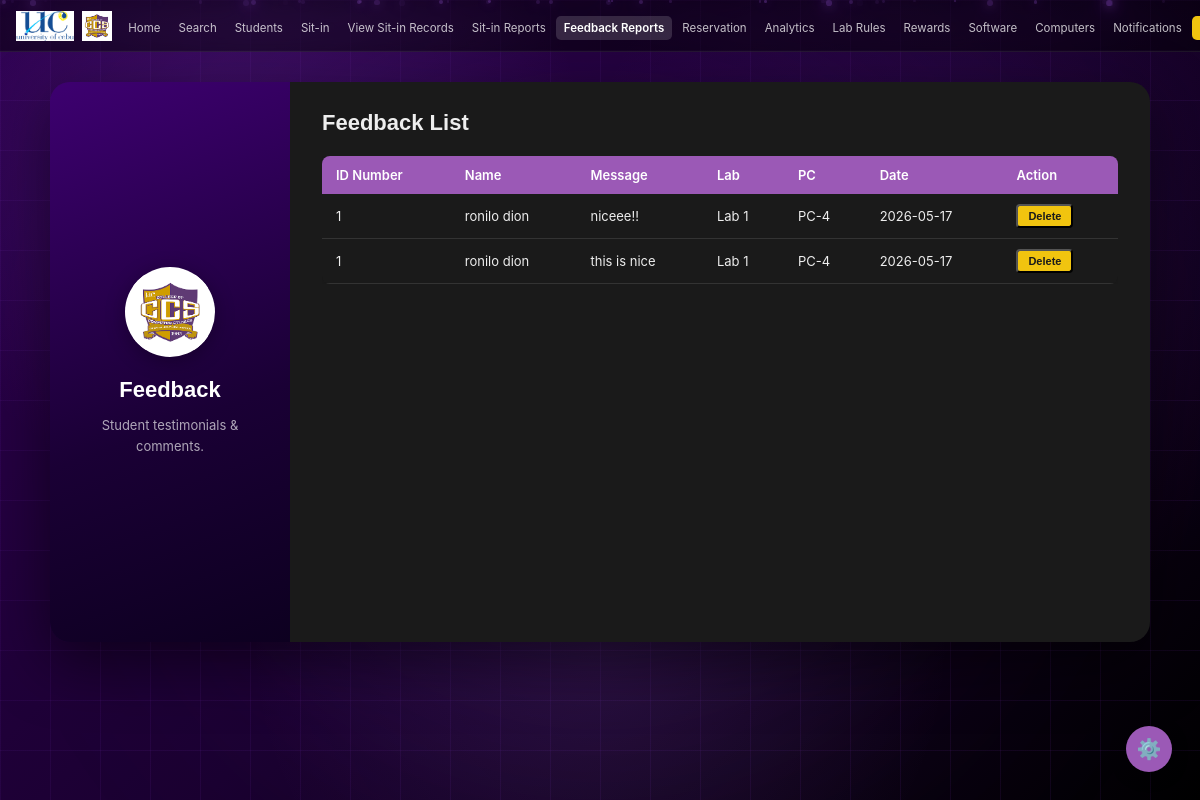
Page /admin/feedback (signed in) on the earlier database version.
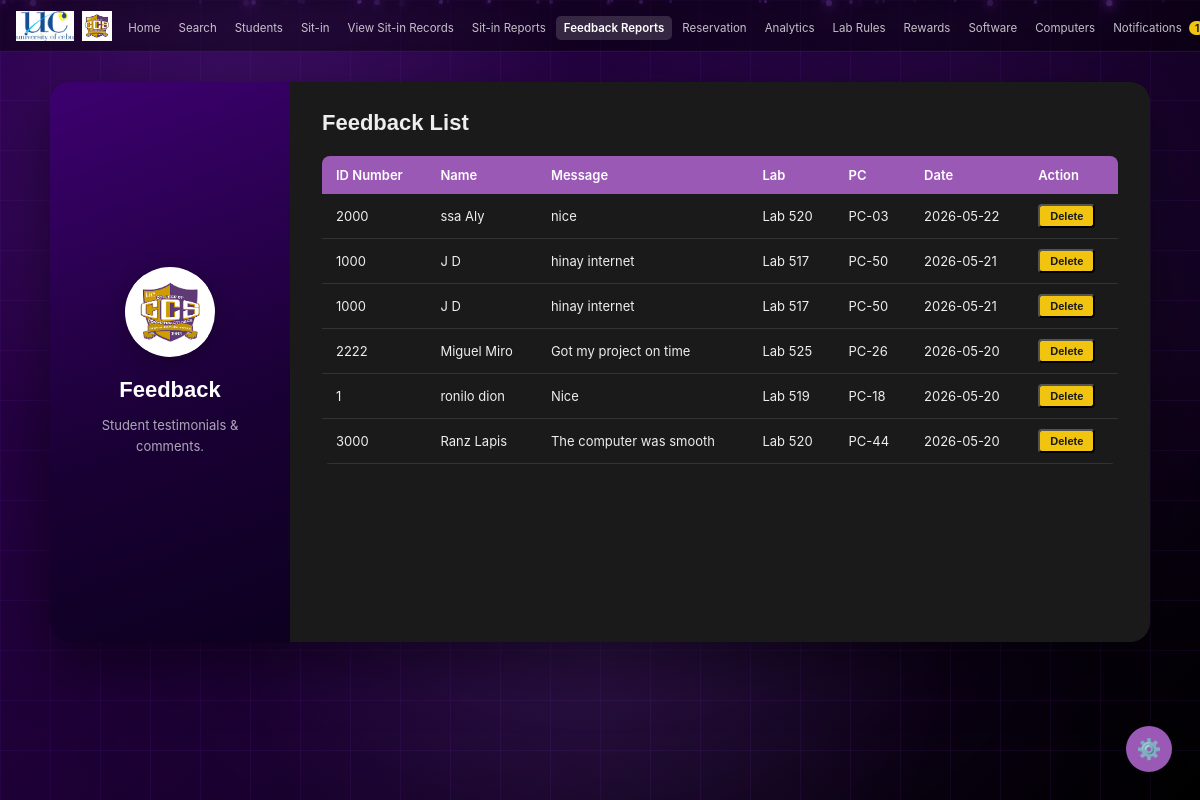
Same page on the later database version.
### tables this page shows
CREATE TABLE feedback (
        id INTEGER PRIMARY KEY AUTOINCREMENT,
        idnum TEXT NOT NULL,
        name TEXT NOT NULL,
        message TEXT NOT NULL,
        lab TEXT,
        date TEXT NOT NULL DEFAULT (DATE('now'))
    , pc_id INTEGER, sitin_id INTEGER);

CREATE TABLE computer_units (
        id INTEGER PRIMARY KEY AUTOINCREMENT,
        pc_number TEXT NOT NULL,
        lab_id INTEGER NOT NULL,
        status TEXT NOT NULL DEFAULT 'Available',
        FOREIGN KEY (lab_id) REFERENCES laboratory(id)
    );

### app.py (the view)
@app.route('/admin/feedback')
def admin_feedback():
    if not admin_required():
        return redirect(url_for('login'))
    conn = get_db()
    feedbacks = conn.execute('''
        SELECT f.*, cu.pc_number
        FROM feedback f
        LEFT JOIN computer_units cu ON f.pc_id = cu.id
        ORDER BY f.id DESC
    ''').fetchall()
    conn.close()
    return render_template('admin/feedback.html', feedbacks=feedbacks)

### app.py (called while the page is built, shortened)
def get_db():
    conn = sqlite3.connect(os.path.join(BASE_DIR, 'database.db'))
    conn.row_factory = sqlite3.Row
    return conn

@app.before_request
def csrf_protect():
    if 'csrf_token' not in session:
        session['csrf_token'] = secrets.token_hex(16)
    if request.method == "POST":
        token = session.get('csrf_token', '')
        form_token = request.form.get('csrf_token', '')
        if not token or token != form_token:
            flash('Invalid request. Please try again.', 'error')
            return redirect(request.url)

@app.context_processor
def inject_unread_count():
    if 'user_id' in session and session.get('role') == 'admin':
        conn = get_db()
        count = conn.execute('''
            SELECT COUNT(*) FROM notifications
            WHERE is_read = 0 AND idnum = ?
        ''', (session['user_idnum'],)).fetchone()[0]
        conn.close()
        return dict(unread_count=count)
    return dict(unread_count=0)

def admin_required():
    return 'user_id' in session and session.get('role') == 'admin'

### templates/admin/feedback.html (shortened to what the changed rows need)
<!DOCTYPE html>
<html lang="en" data-theme="dark">
<head>
  <link rel="stylesheet" href="{{ url_for('static', filename='style.css') }}">
</head>
<body>
  <nav>
    <ul class="nav-links">
      <li>
        <a href="{{ url_for('admin_notifications') }}" class="{{ 'active' if request.endpoint == 'admin_notifications' else '' }}">
          Notifications
          {% if unread_count > 0 %}<span class="notification-badge">{{ unread_count }}</span>{% endif %}
        </a>
      </li>
    </ul>
  </nav>
  <main class="admin-main">
    <div class="admin-split-card">
      <div class="split-left">
        <h2 class="split-title">Feedback</h2>
      </div>
      <div class="split-right">
        <h2 class="form-title">Feedback List</h2>
        <div class="table-wrap">
          <table class="admin-table">
            <thead>
              <tr>
                <th>ID Number</th>
                <th>Name</th>
                <th>Message</th>
                <th>Lab</th>
                <th>PC</th>
                <th>Date</th>
                <th>Action</th>
              </tr>
            </thead>
            <tbody>
              {% for f in feedbacks %}
              <tr>
                <td>{{ f['idnum'] }}</td>
                <td>{{ f['name'] }}</td>
                <td>{{ f['message'] }}</td>
                <td>{{ f['lab'] or '-' }}</td>
                <td>{{ f['pc_number'] if f['pc_number'] else '—' }}</td>
                <td>{{ f['date'] }}</td>
                <td>
                  <form method="POST" action="{{ url_for('delete_feedback', feedback_id=f['id']) }}" style="display:inline;">
                    <button type="submit" class="btn-delete" style="font-size:11px;padding:4px 10px;"
                      onclick="return confirm('Delete this feedback entry?')">Delete</button>
                  </form>
                </td>
              </tr>
              {% else %}
              <tr><td colspan="7" class="no-data">No feedback submitted yet.</td></tr>
              {% endfor %}
            </tbody>
          </table>
        </div>
      </div>
    </div>
  </main>
</body>
</html>

Differences in the rows shown:
removed feedback: idnum "1", name "ronilo dion", message "niceee!!", lab "Lab 1", pc_number "PC-4", date "2026-05-17"
removed feedback: idnum "1", name "ronilo dion", message "this is nice", lab "Lab 1", pc_number "PC-4", date "2026-05-17"
added feedback: idnum "2000", name "ssa Aly", message "nice", lab "Lab 520", pc_number "PC-03", date "2026-05-22"
added feedback: idnum "1000", name "J D", message "hinay internet", lab "Lab 517", pc_number "PC-50", date "2026-05-21"
added feedback: idnum "1000", name "J D", message "hinay internet", lab "Lab 517", pc_number "PC-50", date "2026-05-21"
added feedback: idnum "2222", name "Miguel Miro", message "Got my project on time", lab "Lab 525", pc_number "PC-26", date "2026-05-20"
added feedback: idnum "1", name "ronilo dion", message "Nice", lab "Lab 519", pc_number "PC-18", date "2026-05-20"
added feedback: idnum "3000", name "Ranz Lapis", message "The computer was smooth", lab "Lab 520", pc_number "PC-44", date "2026-05-20"
Other differences:
{{ unread_count }}: (not shown) → "1"
